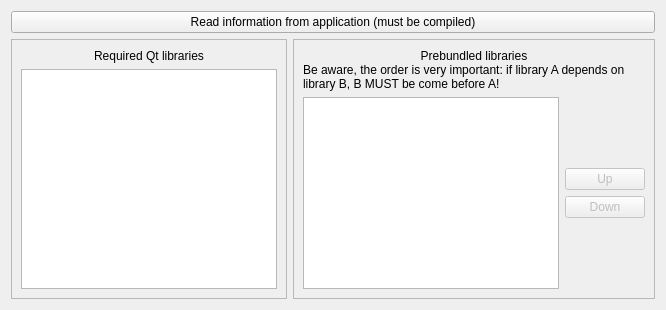
     <widget class="QWidget" name="tab_4">
      <attribute name="title">
       <string>Libraries</string>
      </attribute>
      <layout class="QGridLayout" name="gridLayout_2">
       <item row="0" column="0" colspan="2">
        <widget class="QPushButton" name="readInfoPushButton">
         <property name="toolTip">
          <string>Automatically check required Qt libraries from compiled application</string>
         </property>
         <property name="text">
          <string>Read information from application (must be compiled)</string>
         </property>
        </widget>
       </item>
       <item row="1" column="0">
        <widget class="QFrame" name="frame">
         <property name="frameShape">
          <enum>QFrame::StyledPanel</enum>
         </property>
         <property name="frameShadow">
          <enum>QFrame::Raised</enum>
         </property>
         <layout class="QVBoxLayout" name="verticalLayout_4">
          <item>
           <widget class="QLabel" name="label_4">
            <property name="text">
             <string>Required Qt libraries</string>
            </property>
            <property name="alignment">
             <set>Qt::AlignCenter</set>
            </property>
           </widget>
          </item>
          <item>
           <widget class="QListView" name="qtLibsListView"/>
          </item>
         </layout>
        </widget>
       </item>
       <item row="1" column="1">
        <widget class="QFrame" name="frame_2">
         <property name="frameShape">
          <enum>QFrame::StyledPanel</enum>
         </property>
         <property name="frameShadow">
          <enum>QFrame::Raised</enum>
         </property>
         <layout class="QGridLayout" name="gridLayout">
          <item row="0" column="0" colspan="2">
           <widget class="QLabel" name="label_5">
            <property name="text">
             <string>&lt;!DOCTYPE HTML PUBLIC &quot;-//W3C//DTD HTML 4.0//EN&quot; &quot;http://www.w3.org/TR/REC-html40/strict.dtd&quot;&gt;
&lt;html&gt;&lt;head&gt;&lt;meta name=&quot;qrichtext&quot; content=&quot;1&quot; /&gt;&lt;style type=&quot;text/css&quot;&gt;
p, li { white-space: pre-wrap; }
&lt;/style&gt;&lt;/head&gt;&lt;body style=&quot; font-family:'DejaVu Sans'; font-size:9pt; font-weight:400; font-style:normal;&quot;&gt;
&lt;table border=&quot;0&quot; style=&quot;-qt-table-type: root; margin-top:4px; margin-bottom:4px; margin-left:4px; margin-right:4px;&quot;&gt;
&lt;tr&gt;
&lt;td style=&quot;border: none;&quot;&gt;
&lt;p align=&quot;center&quot; style=&quot; margin-top:0px; margin-bottom:0px; margin-left:0px; margin-right:0px; -qt-block-indent:0; text-indent:0px;&quot;&gt;Prebundled libraries&lt;/p&gt;
&lt;p style=&quot; margin-top:0px; margin-bottom:0px; margin-left:0px; margin-right:0px; -qt-block-indent:0; text-indent:0px;&quot;&gt;Be aware, the order is very important: if library A depends on library B, B MUST be come before A!&lt;/p&gt;&lt;/td&gt;&lt;/tr&gt;&lt;/table&gt;&lt;/body&gt;&lt;/html&gt;</string>
            </property>
            <property name="wordWrap">
             <bool>true</bool>
            </property>
           </widget>
          </item>
          <item row="1" column="0">
           <widget class="QListView" name="prebundledLibsListView"/>
          </item>
          <item row="1" column="1">
           <layout class="QVBoxLayout" name="verticalLayout_5">
            <item>
             <spacer name="verticalSpacer_2">
              <property name="orientation">
               <enum>Qt::Vertical</enum>
              </property>
              <property name="sizeHint" stdset="0">
               <size>
                <width>20</width>
                <height>40</height>
               </size>
              </property>
             </spacer>
            </item>
            <item>
             <widget class="QPushButton" name="upPushButton">
              <property name="enabled">
               <bool>false</bool>
              </property>
              <property name="text">
               <string>Up</string>
              </property>
             </widget>
            </item>
            <item>
             <widget class="QPushButton" name="downPushButton">
              <property name="enabled">
               <bool>false</bool>
              </property>
              <property name="text">
               <string>Down</string>
              </property>
             </widget>
            </item>
            <item>
             <spacer name="verticalSpacer_3">
              <property name="orientation">
               <enum>Qt::Vertical</enum>
              </property>
              <property name="sizeHint" stdset="0">
               <size>
                <width>20</width>
                <height>40</height>
               </size>
              </property>
             </spacer>
            </item>
           </layout>
          </item>
         </layout>
        </widget>
       </item>
      </layout>
     </widget>
